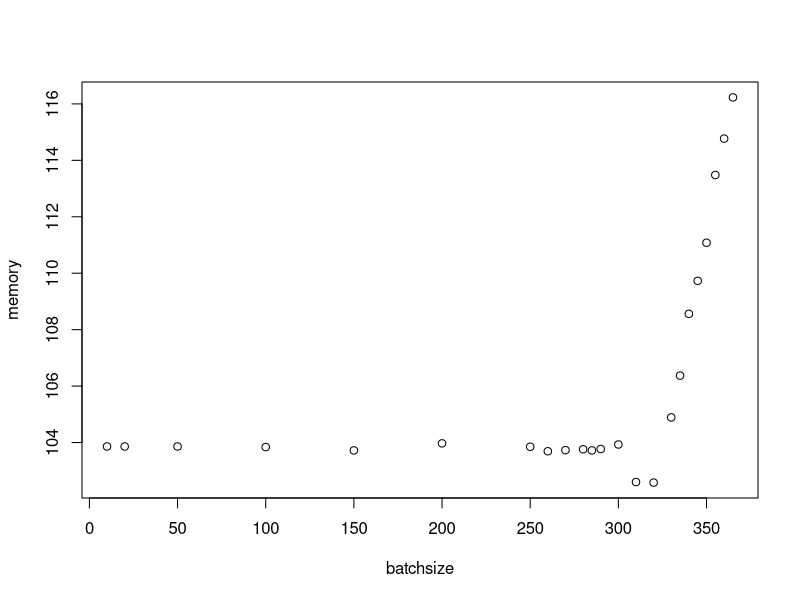

Recreate this plot in R.
batchsize <- c(10, 20, 50, 100, 150, 200, 250, 260, 270,
               280, 285, 290, 300, 310, 320, 330,
               335, 340, 345, 350, 355, 360, 365)

memory <- c(103.86, 103.86, 103.86, 103.84, 103.72,
            103.97, 103.85, 103.69, 103.73, 103.76,
            103.72, 103.77, 103.93, 102.60, 102.58,
            104.89, 106.37, 108.56, 109.73, 111.08,
            113.48, 114.77, 116.23)

plot(batchsize,memory)
